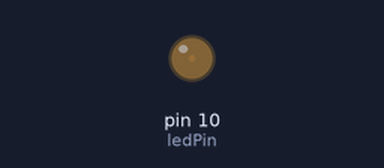
Bench run of a sketch on a simulated Arduino Uno, built with avr-gcc and run on an emulated ATmega328P. Parts: output pins drawn as LEDs (lit = HIGH).

Above: at 0.05 s.
At 2.75 s:
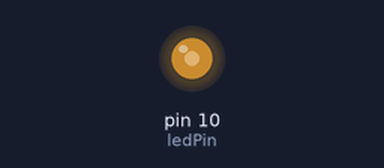
At 4.5 s:
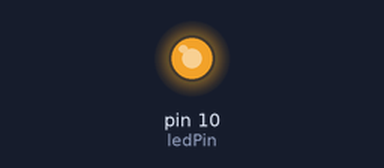
At 9.0 s:
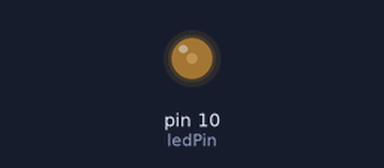
Timing chart, 0 to 13.3 s (numbered marks = the images above):
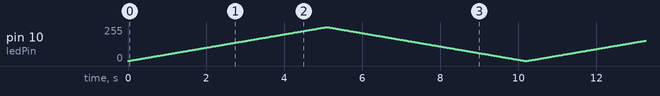

The sketch:

PWMControlLed.ino
```cpp
//以PWM腳位(3,5,6,9,10,11其中之一)控制LED亮度(適用Arduino板)
const int ledPin=10;
int brightness=0;
int increment=1;
int wait=20;
void setup() {
 //由analogWrite驅動的腳位不需要設定模式
}
// the loop routine runs over and over again forever:
void loop() {
//  led亮度由暗漸漸變亮，再由亮漸漸變暗，不斷循環
  if(brightness==255)
  {
    increment=-1;
  }
  else if(brightness==0)
  {
    increment=1;
  }
  brightness+=increment;
  analogWrite(ledPin,brightness);
  delay(wait);
}
```
